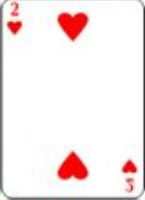
#> input picture Busca_corazones/1.jpg, 145 x 200 px
$ python main.py
#> lines starting #> are read from the running program, lines starting #| are printed output that depends on the picture; after the words box and inside, x2 and y2 are one past the last pixel; in counts of white or black regions, pixels touching at a corner belong together
import cv2
import numpy as np

# Buscar el target en una imagen
def points_target_matching(image, target):
	points = [] 		# Donde se guardan los puntes de rectangulos finales
	threshold = 0.9 	# Umbral, límite
	res = cv2.matchTemplate(image, target, cv2.TM_CCOEFF_NORMED) # Lo máximo es 1

	candidates = np.where(res >= threshold)
	candidates = np.column_stack([candidates[1], candidates[0]]) # x, y

	points.append(candidates[0]) # Meter el primer punto como valido
	i=0
	while len(candidates) > 0:
		to_delete = []
		for j in range(0, len(candidates)):
			diff = points[i-1]-candidates[j]
			# Si la diferncia entre uno y el siguiente es menor de 10, borrarlo
			if abs(diff[0]) < 10 and abs(diff[1]) < 10: to_delete.append(j)

		candidates = np.delete(candidates, to_delete, axis=0)
		if len(candidates) == 0: break
		points.append(candidates[0])
		i+=1
	return points or False

img_rgb = cv2.imread('1.jpg')							# Leer imagen original
#> img_rgb is the input picture: shape (200, 145, 3); mean B, G, R 234.7, 234.9, 245.8
img_gray = cv2.cvtColor(img_rgb, cv2.COLOR_BGR2GRAY)	# Pasar imagen en escala de grises
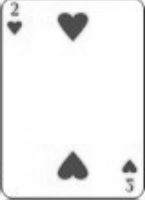
#> img_gray: shape (200, 145); min 47, max 255, mean 238.1

target = cv2.imread('template.jpg', 0) 					# Leer objeto a buscar en escala de grises (0)
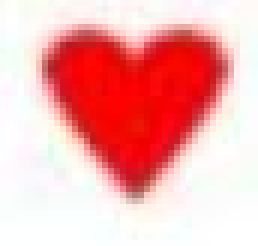
#> input picture Busca_corazones/template.jpg, 43 x 41 px (shown 6 times larger)
#> target: shape (41, 43); min 68, max 255, mean 195.7
point_res = points_target_matching(img_gray, target)	# Buscar objeto
#> in points_target_matching, `res = cv2.matchTemplate(image, target, cv2.TM_CCOEFF_NORMED)`:
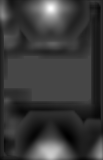
#> res: shape (160, 103) float32; min -0.382, max 0.996, mean -0.0676; drawn with min black and max white
#> in points_target_matching, `candidates = np.where(res >= threshold)`: candidates = 20 positions, rows 6 to 10, columns 48 to 52
#> in points_target_matching, `candidates = np.column_stack([candidates[1], candidates[0]])`: candidates = 20 rows, first 8: [49, 6], [50, 6], [51, 6], [52, 6], [49, 7], [50, 7], [51, 7], [52, 7]
#> the loop in points_target_matching, `while len(candidates) > 0:` made 1 pass
#> after the loop in points_target_matching, `while len(candidates) > 0:`: candidates = empty array; i = 0; points = [[49, 6]]
#> point_res = [[49, 6]]

target_inv = cv2.flip(target, -1) 						# Invertir objeto a buscar
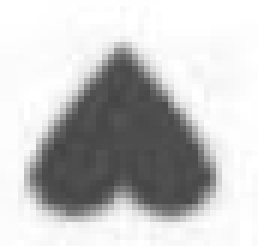
#> target_inv: shape (41, 43) (shown 6 times larger); min 68, max 255, mean 195.7
point_inv = points_target_matching(img_gray, target_inv)
#> in points_target_matching (call 2), `res = cv2.matchTemplate(image, target, cv2.TM_CCOEFF_NORMED)`:
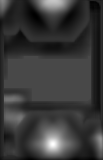
#> res: shape (160, 103) float32; min -0.391, max 0.991, mean -0.0787; drawn with min black and max white
#> in points_target_matching (call 2), `candidates = np.where(res >= threshold)`: candidates = 19 positions, rows 142 to 146, columns 50 to 54
#> in points_target_matching (call 2), `candidates = np.column_stack([candidates[1], candidates[0]])`: candidates = 19 rows, first 8: [51, 142], [52, 142], [53, 142], [54, 142], [51, 143], [52, 143], [53, 143], [54, 143]
#> the loop in points_target_matching (call 2), `while len(candidates) > 0:` made 1 pass
#> after the loop in points_target_matching (call 2), `while len(candidates) > 0:`: candidates = empty array; i = 0; points = [[51, 142]]
#> point_inv = [[51, 142]]

# Si se ha encontrado el objeto y su invertido, unir en un solo resultado
point_res = np.concatenate((point_res, point_inv)) if point_inv else point_res
#> point_res = [[49, 6], [51, 142]]

# Dibujar los rectangulo sobre la imagen original
for point in point_res:
	x1, y1 = point[0], point[1]
	x2, y2 = point[0] + target.shape[1], point[1] + target.shape[0]
	cv2.rectangle(img_rgb, (x1, y1), (x2, y2), (0, 255, 0), 2)
#> this loop made 2 passes
#> (x1, y1, x2, y2) on passes 1 to 2: (49, 6, 92, 47), (51, 142, 94, 183)
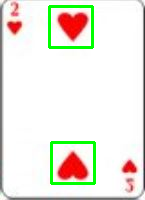
#> img_rgb: shape (200, 145, 3); 3.45% of pixels changed, all inside (x1, y1, x2, y2) = (48, 5, 96, 185)

cv2.putText(img_rgb, '#: ' + str(len(point_res)), (20, 20), 1, 1.0, (0, 0, 0), 1)
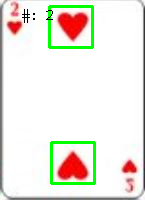
#> img_rgb: shape (200, 145, 3); 0.24% of pixels changed, all inside (x1, y1, x2, y2) = (22, 9, 53, 23)
cv2.imshow("Image", img_rgb)	# Mostrar imagen con los recuadros
cv2.waitKey(0)					# Esperar a que se cierre la ventana [X]
#cv2.destroyAllWindow() 			# Cerrar todas las ventanas
